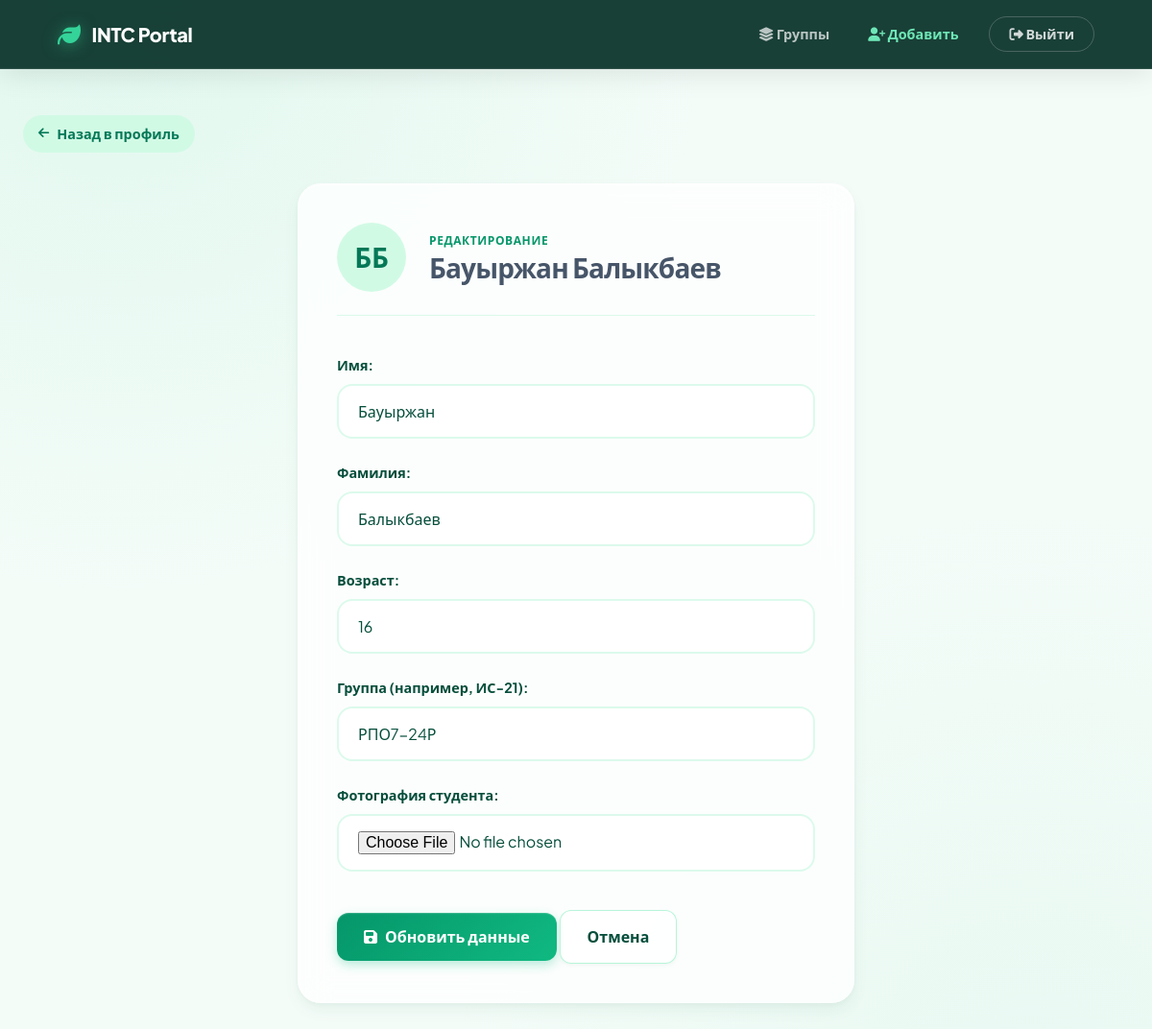
The page /students/3/edit/ (signed in) on the database its author committed.
### students/models.py (models this page shows, shortened)
class Student(models.Model):
    first_name = models.CharField(max_length=100)
    last_name = models.CharField(max_length=100)
    age = models.IntegerField()
    group = models.CharField(max_length=20)
    photo = models.ImageField(upload_to='photos/', blank=True, null=True)

### students/views.py (the view)
# urls.py: path('<int:pk>/edit/', views.edit_student, name='edit_student'),
@login_required
def edit_student(request, pk):
    student = get_object_or_404(Student, pk=pk)
    if request.method == "POST":
        form = StudentForm(request.POST, request.FILES, instance=student)
        if form.is_valid():
            updated_student = form.save(commit=False)
            if updated_student.group:
                updated_student.group = updated_student.group.strip()
            updated_student.save()
            return redirect('group_detail', group_name=updated_student.group)
    else:
        form = StudentForm(instance=student)
    return render(request, "students/edit_student.html", {"student": student, "form": form})

### students/forms.py
class StudentForm(forms.ModelForm):
    class Meta:
        model = Student
        fields = ['first_name', 'last_name', 'age', 'group', 'photo']
        labels = {
            'first_name': 'Имя',
            'last_name': 'Фамилия',
            'age': 'Возраст',
            'group': 'Группа (например, ИС-21)',
            'photo': 'Фотография студента'
        }

### students/templates/students/edit_student.html (shortened to what this page needs)
{% extends 'base.html' %}
{% block content %}
<a href="{% url 'student_detail' student.pk %}" class="breadcrumb animate-fade stagger-1">
    <i class="fa-solid fa-arrow-left"></i> Назад в профиль
</a>
<div class="glass-card form-card animate-fade stagger-2">
    <div
        style="display: flex; align-items: center; gap: 1.5rem; margin-bottom: 2.5rem; padding-bottom: 1.5rem; border-bottom: 1px solid var(--border-subtle);">
        <div class="student-avatar" style="width: 72px; height: 72px; font-size: 1.75rem;">
            {% if student.photo %}
            <img src="{{ student.photo.url }}"
                style="width: 100%; height: 100%; border-radius: 50%; object-fit: cover;">
            {% else %}
            {{ student.first_name|first }}{{ student.last_name|first }}
            {% endif %}
        </div>
        <div>
            <span
                style="display: block; text-transform: uppercase; font-size: 0.75rem; font-weight: 700; letter-spacing: 0.05em; color: var(--emerald-600); margin-bottom: 0.25rem;">
                Редактирование
            </span>
            <h1 class="page-title" style="font-size: 1.75rem; margin: 0; font-weight: 800; color: var(--text-main);">
                {{ student.first_name }} {{ student.last_name }}
            </h1>
        </div>
    </div>
    <form method="POST" enctype="multipart/form-data">
        {% for field in form %}
        <div class="form-group">
            {{ field.label_tag }}
            {{ field }}
        </div>
        {% endfor %}
        <div class="form-actions" style="margin-top: 2.5rem;">
            <button type="submit" class="btn">
                <i class="fa-solid fa-floppy-disk"></i> Обновить данные
            </button>
            <a href="{% url 'student_detail' student.pk %}" class="btn btn-secondary">
                Отмена
            </a>
        </div>
    </form>
</div>
{% endblock %}

### rows shown on the page
Student: first_name|first "Б", last_name|first "Б", first_name "Бауыржан", last_name "Балыкбаев", form "Бауыржан" "Балыкбаев" "16" "РПО7-24Р"

### other values the page prints
{{ field.label_tag }} "Имя:" "Фамилия:" "Возраст:" "Группа (например, ИС-21):" "Фотография студента:"
